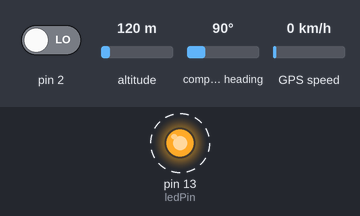
A sketch run on a simulated Arduino Uno, built with avr-gcc and run on an emulated ATmega328P. Parts: output pins drawn as LEDs (lit = HIGH). Dashed ring = blinking. Inputs (shaded band) come from the test bench; at power-on: pin 2 LOW, altitude 120 m, compass heading 90°, GPS speed 0 km/h. The GPS gets a fix after 3 s at 37.7749, -122.4194 with 8 satellites; what the sketch prints to the serial monitor is not drawn.

Above: at 1.05 s.
Timing chart, 0 to 4.0 s (numbered marks = the images above):
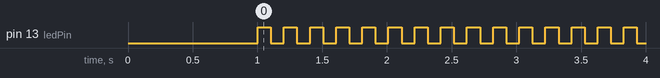

The sketch:

GPStopwatch_edit0711.ino
```cpp
/* 4-14-2010 SparkFun Electronics 2012 Nathan Seidle [8-11-2016 edited by BingCheng for WeightThresholdStudy] */

#include <Adafruit_GPS.h>
#include <SoftwareSerial.h>
#define ledPin 13       //Status LED connected to digital pin 13

SoftwareSerial mySerial(10, 11);   //SoftwareSerial mySerial(GPStx, GPSrx)
Adafruit_GPS GPS(&mySerial);
#define GPSECHO  false   //Echo GPS raw data
boolean usingInterrupt = false; //default as false
void useInterrupt(boolean); // Func prototype keeps Arduino 0023 happy

long previousMillis = 0;            // variable to store last time LED was updated
long startTime ;                    // START time for stop watch
long elapsedTime ;                  // ELAPSED time for stop watch
int fractional;                     // variable used to store FRACTIONAL part of TIME
int blinking = false;               // condition for blinking - timer is TIMING
long interval = 100;                // blink interval - change to suit
int value = LOW;                    // previous value of the LED

volatile int pwm_value = 0;
volatile int prev_time = 0;

void setup()
{
  Serial.begin(115200);
  pinMode(ledPin, OUTPUT);  //LED
  attachInterrupt(0, rising, RISING);

  GPS.begin(9600); // 9600 NMEA is the default baud rate for Adafruit MTK GPS's- some use 4800

     /*RMC: Time, date, position, course and speed data (Up to 10Hz)
       GGA: Time, position and fix type data (RMGCCA - Up to 5Hz)
       ALLDATA: Up to 1Hz ONLY */
       //GPS.sendCommand(PMTK_SET_NMEA_OUTPUT_RMCGGA);
       //GPS.sendCommand(PMTK_SET_NMEA_OUTPUT_RMCONLY);
       //GPS.sendCommand(PMTK_SET_NMEA_OUTPUT_ALLDATA);
       GPS.sendCommand(PMTK_SET_NMEA_OUTPUT_RMCGGA);

     /* Set the update rate, update and pos fix */
     //GPS.sendCommand(PMTK_SET_NMEA_UPDATE_1HZ);
     GPS.sendCommand(PMTK_SET_NMEA_UPDATE_5HZ);
     //GPS.sendCommand(PMTK_SET_NMEA_UPDATE_10HZ);
     //GPS.sendCommand(PMTK_API_SET_FIX_CTL_1HZ);
     //GPS.sendCommand(PMTK_API_SET_FIX_CTL_5HZ);   //Fix limit is at 5Hz

    useInterrupt(true);
    delay(1000);
    Serial.println("Ready to CRASH and LOG!");
}

void rising() {
  attachInterrupt(0, falling, FALLING);
  prev_time = micros();
}

void falling() {
  attachInterrupt(0, rising, RISING);
  pwm_value = micros()-prev_time;
}

// Interrupt is called once a millisecond, looks for any new GPS data, and stores it
SIGNAL(TIMER0_COMPA_vect) {
  char c = GPS.read();
  // if you want to debug, this is a good time to do it!
#ifdef UDR0
  if (GPSECHO)
    if (c) UDR0 = c;
    // UDR0 is faster than Serial.print but only one char at a time
#endif
}

void useInterrupt(boolean v) {
  if (v) {
    // Timer0 is already used for millis() - we'll just interrupt somewhere
    // in the middle and call the "Compare A" function above
    OCR0A = 0xAF;
    TIMSK0 |= _BV(OCIE0A);
    usingInterrupt = true;
  } else {
    // do not call the interrupt function COMPA anymore
    TIMSK0 &= ~_BV(OCIE0A);
    usingInterrupt = false;
  }
}

uint32_t timer = millis();

void loop()                     // run over and over again
{
  //Serial.println(pwm_value);
  // Not using the interrupt above, 'hand query' the GPS
  if (! usingInterrupt) {
    // read data from the GPS in the 'main loop'
    char c = GPS.read();
    // if you want to debug, this is a good time to do it!
    if (GPSECHO)
      if (c) Serial.print(c);
  }

  // Received GPS, check checksum and parse
  if (GPS.newNMEAreceived()) {
    //Serial.println(GPS.lastNMEA());   // this also sets the newNMEAreceived() flag to false

    if (!GPS.parse(GPS.lastNMEA()))   // this also sets the newNMEAreceived() flag to false
      return;  // we can fail to parse a sentence in which case we should just wait for another
  }

  if (timer > millis())  timer = millis();  // if millis() or timer wraps around, we'll just reset it

  if (pwm_value < 1500 &&  blinking == false){
    // if true then trigger while clock is not running - START THE CLOCK at 5Hz (200)
    if (millis() - timer > 200) {
    timer = millis(); // reset the timer

    Serial.print("\nTime: ");
    Serial.print(GPS.minute, DEC); Serial.print(':');
    Serial.print(GPS.seconds, DEC); Serial.print('.');
    Serial.println(GPS.milliseconds);
    Serial.print("Fix: "); Serial.print((int)GPS.fix);
    Serial.print(" quality: "); Serial.println((int)GPS.fixquality);
    if (GPS.fix) {
      Serial.print("Altitude: "); Serial.println(GPS.altitude);
      Serial.print("Satellites: "); Serial.println((int)GPS.satellites);
    }
  }
      startTime = millis();   // store the start time
      blinking = true;        // turn on blinking while timing
  }
     else if (pwm_value > 1500 && blinking == true){
      // if true then trigger while clock is RUNNING - STOP THE CLOCK AND REPORT
        elapsedTime =   millis() - startTime;     // store elapsed time
        blinking = false;                         // turn off blinking, all done timing

       // routine to report elapsed time
        Serial.print("Time from CUT to IMPACT : ");
        Serial.print( (int)(elapsedTime / 1000L));         // divide by 1000 to convert to seconds - then cast to an int to print
        Serial.print(".");                             // print decimal point
        // use modulo operator to get fractional part of time
       fractional = (int)(elapsedTime % 1000L);

       if (fractional == 0)
          Serial.print("000");      // add three zero's
       else if (fractional < 10)    // if fractional < 10 the 0 is ignored giving a wrong time, so add the zeros
          Serial.print("00");       // add two zeros
       else if (fractional < 100)
          Serial.print("0");        // add one zero

       Serial.println(fractional);  // print fractional part of time
   }

   // blink routine - blink the LED while timing
   if ( (millis() - previousMillis > interval) ) {
      if (blinking == true){
         previousMillis = millis();    // remember the last time we blinked the LED
         // if the LED is off turn it on and vice-versa.
         if (value == LOW)
            value = HIGH;
         else
            value = LOW;
         digitalWrite(ledPin, value);
      }
      else{
         digitalWrite(ledPin, LOW); // turn off LED when not blinking
      }
   }

}
```

Measured:
- by itself, pin 13 (ledPin): alternates HIGH for 0.10 s and LOW for 0.10 s
